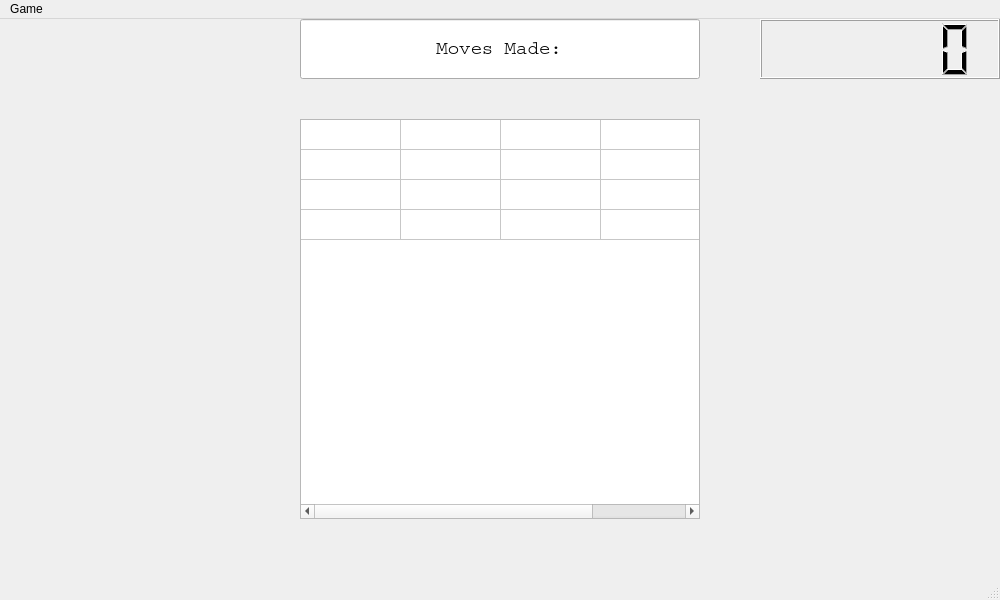
<?xml version="1.0" encoding="UTF-8"?>
<ui version="4.0">
 <class>MainWindow</class>
 <widget class="QMainWindow" name="MainWindow">
  <property name="geometry">
   <rect>
    <x>0</x>
    <y>0</y>
    <width>1000</width>
    <height>600</height>
   </rect>
  </property>
  <property name="windowTitle">
   <string>The Gem Puzzle</string>
  </property>
  <widget class="QWidget" name="centralwidget">
   <widget class="QTableWidget" name="GemPuzzleTable">
    <property name="geometry">
     <rect>
      <x>300</x>
      <y>100</y>
      <width>400</width>
      <height>400</height>
     </rect>
    </property>
    <property name="font">
     <font>
      <family>Courier</family>
      <pointsize>20</pointsize>
      <weight>75</weight>
      <bold>true</bold>
     </font>
    </property>
    <property name="editTriggers">
     <set>QAbstractItemView::NoEditTriggers</set>
    </property>
    <property name="showDropIndicator" stdset="0">
     <bool>true</bool>
    </property>
    <property name="dragEnabled">
     <bool>false</bool>
    </property>
    <property name="selectionMode">
     <enum>QAbstractItemView::NoSelection</enum>
    </property>
    <property name="verticalScrollMode">
     <enum>QAbstractItemView::ScrollPerItem</enum>
    </property>
    <property name="showGrid">
     <bool>true</bool>
    </property>
    <property name="gridStyle">
     <enum>Qt::SolidLine</enum>
    </property>
    <property name="cornerButtonEnabled">
     <bool>true</bool>
    </property>
    <property name="rowCount">
     <number>4</number>
    </property>
    <property name="columnCount">
     <number>4</number>
    </property>
    <attribute name="horizontalHeaderVisible">
     <bool>false</bool>
    </attribute>
    <attribute name="verticalHeaderVisible">
     <bool>false</bool>
    </attribute>
    <row/>
    <row/>
    <row/>
    <row/>
    <column/>
    <column/>
    <column/>
    <column/>
   </widget>
   <widget class="QLineEdit" name="MovesOutput">
    <property name="enabled">
     <bool>true</bool>
    </property>
    <property name="geometry">
     <rect>
      <x>300</x>
      <y>0</y>
      <width>400</width>
      <height>60</height>
     </rect>
    </property>
    <property name="font">
     <font>
      <family>Courier</family>
      <pointsize>14</pointsize>
     </font>
    </property>
    <property name="text">
     <string> Moves Made: </string>
    </property>
    <property name="alignment">
     <set>Qt::AlignCenter</set>
    </property>
    <property name="readOnly">
     <bool>true</bool>
    </property>
   </widget>
   <widget class="DigitalClock" name="GameClock">
    <property name="geometry">
     <rect>
      <x>760</x>
      <y>0</y>
      <width>240</width>
      <height>60</height>
     </rect>
    </property>
    <property name="smallDecimalPoint">
     <bool>false</bool>
    </property>
    <property name="digitCount">
     <number>6</number>
    </property>
    <property name="mode">
     <enum>QLCDNumber::Dec</enum>
    </property>
   </widget>
  </widget>
  <widget class="QMenuBar" name="menubar">
   <property name="geometry">
    <rect>
     <x>0</x>
     <y>0</y>
     <width>1000</width>
     <height>31</height>
    </rect>
   </property>
   <widget class="QMenu" name="menu">
    <property name="title">
     <string>Game</string>
    </property>
    <addaction name="actionStart"/>
    <addaction name="actionRestart"/>
    <addaction name="actionExit"/>
   </widget>
   <addaction name="menu"/>
  </widget>
  <widget class="QStatusBar" name="statusbar"/>
  <action name="actionStart">
   <property name="text">
    <string>Start</string>
   </property>
  </action>
  <action name="actionRestart">
   <property name="text">
    <string>Restart</string>
   </property>
  </action>
  <action name="actionExit">
   <property name="text">
    <string>Exit</string>
   </property>
  </action>
 </widget>
 <customwidgets>
  <customwidget>
   <class>DigitalClock</class>
   <extends>QLCDNumber</extends>
   <header>digitalclock.h</header>
  </customwidget>
 </customwidgets>
 <resources/>
 <connections/>
</ui>
